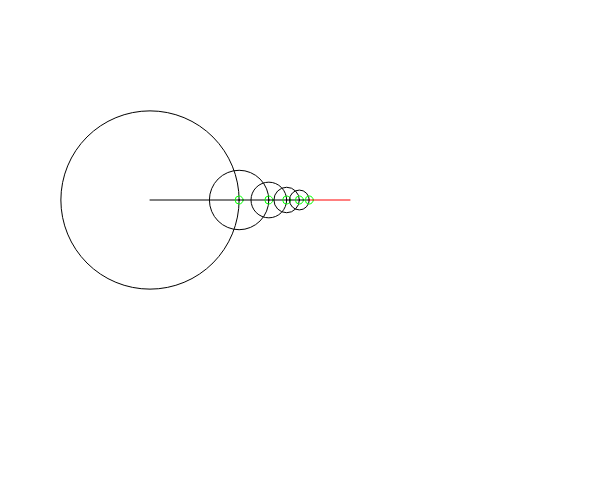
Frame 1 (no input)
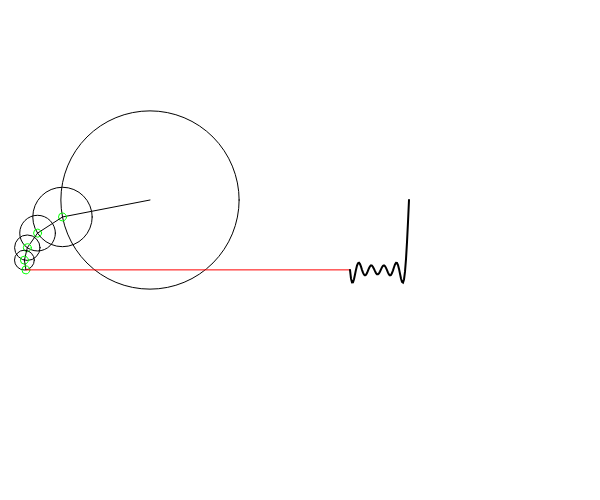
Frame 60 (no input)
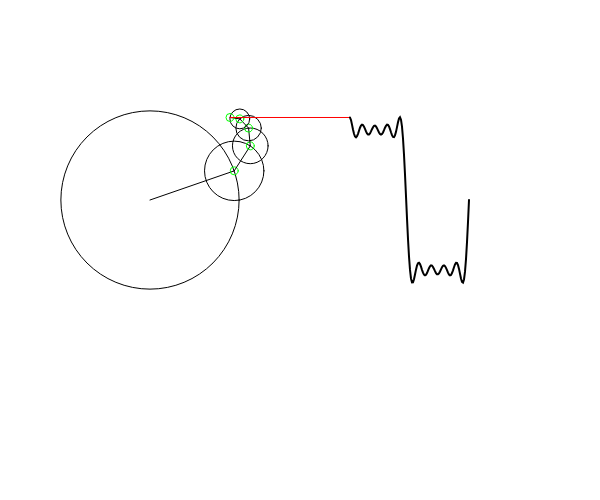
Frame 120 (the mouse pressed at the canvas centre since frame 60)

The p5.js sketch that drew these frames (run headless with seeded random() and noise() and a simulated clock; from frame 60 on, the mouse is pressed at the canvas centre):

// p5.js sketch
// ── sketch.js
//--------------------------------------------------------------------
// Square Wave using Fourier Series
//
// Código original: Daniel Shiffman (The Coding Train)
// Desafio: Fourier Series (#125)
// https://thecodingtrain.com/CodingChallenges/125-fourier-series.html
// https://youtu.be/Mm2eYfj0SgA
// https://editor.p5js.org/codingtrain/sketches/SJ02W1OgV
//
// Adaptação e modificações: Luiz Eduardo da Silva
// - Ajustes para uso didático
// - Integração ao livro de Processamento de Imagens
//--------------------------------------------------------------------

let time = 0;
let wave = [];

let slider;
let button;
let stop = false;
let p;

function setup() {
  createCanvas(600, 500);
  slider = createSlider(1, 50, 5);
  button = createButton('Stop');
  button.mousePressed(changeStop);
  p = createP('Número de termos = '+ slider.value());
}

function changeStop() {
  stop = !stop;
  if (stop) noLoop();
  else loop();
}

function draw() {
  p.html('Número de termos = '+ slider.value());
  background(255);
  fill(0);
  translate(150, 200);

  let x = 0;
  let y = 0;

  for (let i = 0; i < slider.value(); i++) {
    let prevx = x;
    let prevy = y;

    let n = i * 2 + 1;
    //let n = i + 1;
    let radius = 70 * (4 / (n * PI));
    x += radius * cos(n * time);
    y += radius * sin(n * time);

    stroke(255, 255);
    noFill();
    stroke(0);
    ellipse(prevx, prevy, radius * 2);
    stroke(0);
    line(prevx, prevy, x, y);
    stroke(0,255,0);
    ellipse(x, y, 8);
  }
  wave.unshift(y);


  translate(200, 0);
  stroke(255, 0, 0);
  fill(0);
  line(x - 200, y, 0, wave[0]);
  beginShape();
  noFill();
  stroke(0);
  strokeWeight(2);
  for (let i = 0; i < wave.length; i++) {
    vertex(i, wave[i]);
  }
  endShape();
  strokeWeight(1);

  time += 0.05;

  if (wave.length > 250) {
    wave.pop();
  }
}
